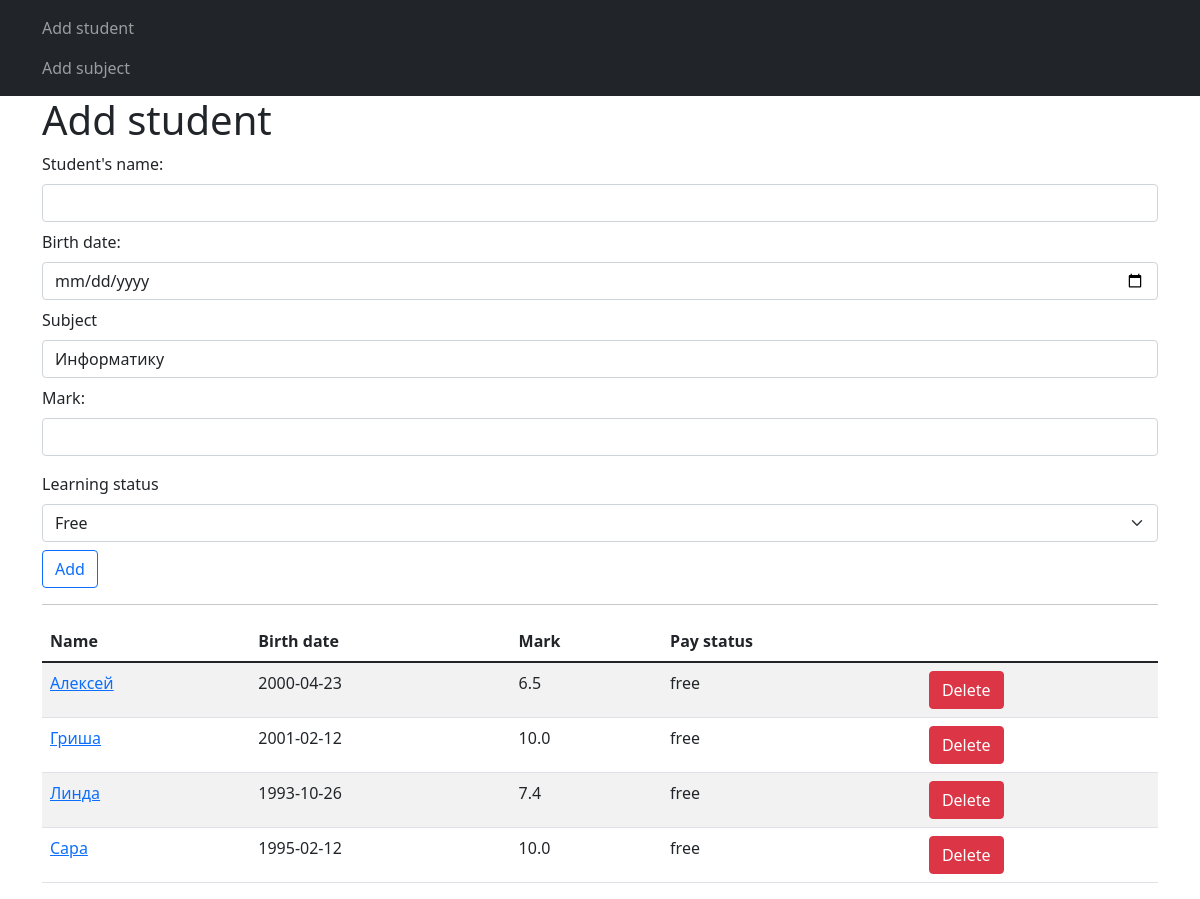
/add-student, run on an earlier commit of the app's database.
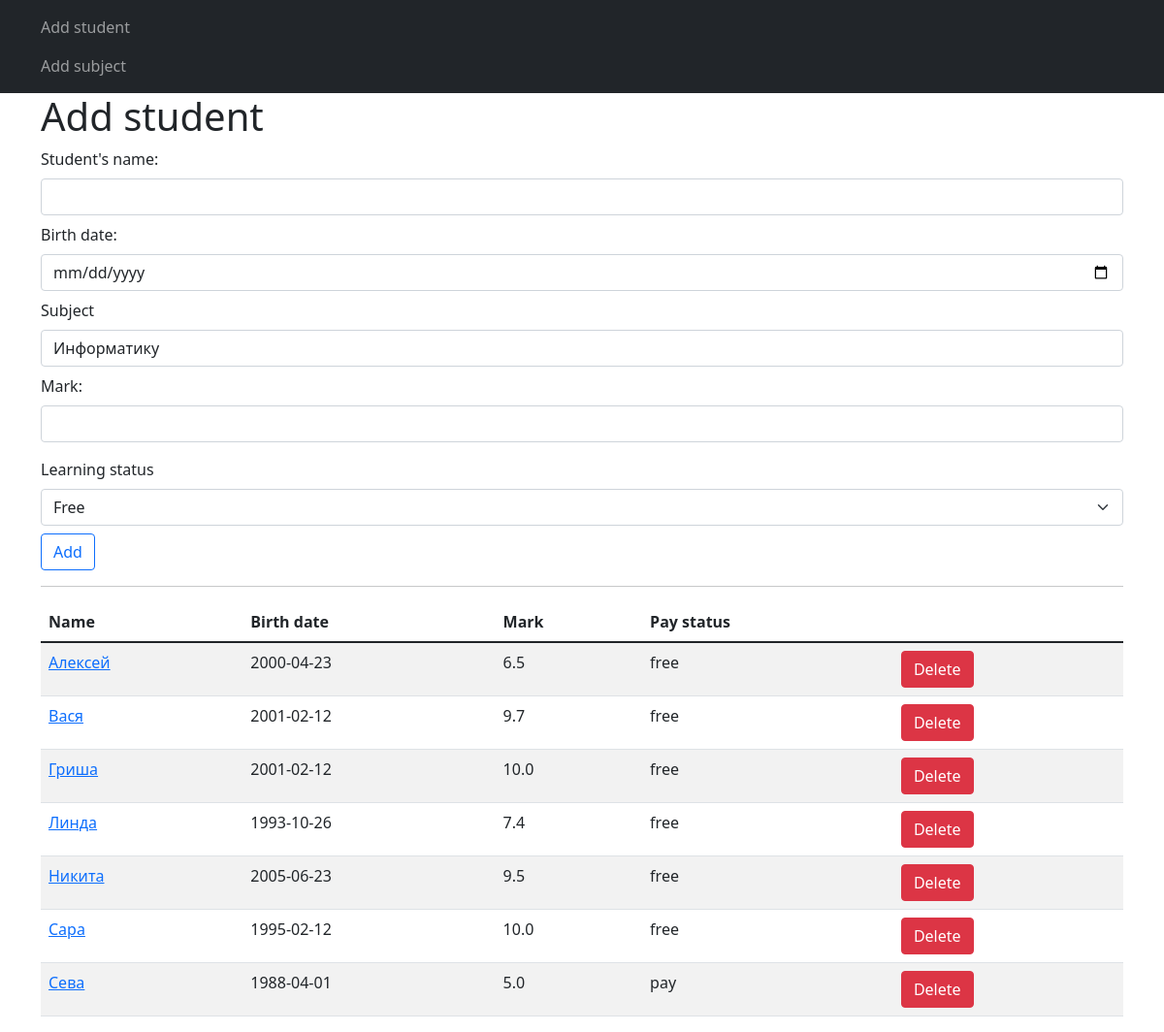
And on a later commit of the database.
### models.py (models this page shows)
class Students(db.Model):
    id = db.Column(db.Integer, primary_key=True)
    name = db.Column(db.String(120), nullable=False)
    birth_date = db.Column(db.Date, nullable=False, default=datetime.now())
    mark = db.Column(db.Float, nullable=False, default=3.2)
    subject_id = db.Column(db.Integer, db.ForeignKey('subjects.id'))
    status = db.Column(db.String(10), nullable=False, default='Paid')

### routes.py (the view, shortened to what this page needs)
@app.route('/add-student', methods=['GET', 'POST'])
def add_student():
    form = StudentForm()
    form.subject.choices = [(subject.id, subject.name) for subject in Subjects.query.order_by(Subjects.name).all()]
    students = Students.query.order_by(Students.name).all()
    return render_template('add_students.html', form=form, items=students)

### forms.py
class StudentForm(FlaskForm):
    name = StringField('Student\'s name: ',
                       validators=[DataRequired()])
    birth_date = DateField('Birth date: ',
                           validators=[DataRequired()])
    mark = FloatField('Mark: ')
    subject = SelectField('Subject', choices=[])
    status = SelectField('Learning status',
                         choices=[
                             ('free', 'Free'),
                             ('pay', 'Paid')
                         ])
    submit = SubmitField('Add')

### templates/add_students.html (shortened to what this page needs)
{% extends 'base.html' %}
{% block content %}
    <h1>Add student</h1>
    <form action="" method="post">
        <div class="mb-2">
            {{ form.name.label(class='form-label') }}
            {{ form.name(class='form-control') }}
        </div>
        <div class="mb-2">
            {{ form.birth_date.label(class='form-label') }}
            {{ form.birth_date(class='form-control')  }}
        </div>
        <div class="mb-2">
            {{ form.subject.label(class='form-label') }}
            {{ form.subject(class='form-control')  }}
        </div>
        <div class="mb-3">
            {{ form.mark.label(class='form-label') }}
            {{ form.mark(class='form-control')  }}
        </div>
        <div class="mb-2">
            {{ form.status.label(class='form-label') }}
            {{ form.status(class='form-select')  }}
        </div>
        <div class="mb-3">
            {{ form.submit(class='btn btn-outline-primary') }}
        </div>
    </form>
    <hr>
    {% if items|length > 1 %}
        <table class="table table-striped">
            <thead>
            <tr>
                <th>Name</th>
                <th>Birth date</th>
                <th>Mark</th>
                <th>Pay status</th>
            </tr>
            </thead>
        <tbody>
            {% for student in items %}
                <tr>
                    <td><a href="/update-student/{{ student.id }}">{{ student.name }}</a></td>
                    <td>{{ student.birth_date }}</td>
                    <td>{{ student.mark }}</td>
                    <td>{{ student.status }}</td>
                    <td><a href="/delete/{{ student.id }}" class="btn btn-danger">Delete</a></td>
                </tr>
            {% endfor %}
        </tbody>
        </table>
    {% endif %}
{% endblock %}

### templates/base.html (shortened to what this page needs)
<!DOCTYPE html>
<html lang="en">
<head>
    <link href="https://cdn.jsdelivr.net/npm/bootstrap@5.1.3/dist/css/bootstrap.min.css" rel="stylesheet">
</head>
<body>
<nav class="navbar navbar-dark bg-dark">
    <div class="container">
        <ul class="navbar-nav">
            <li class="nav-item">
                <a class="nav-link" href="{{ url_for('add_student') }}">Add student</a>
            </li>
            <li class="nav-item">
                <a class="nav-link" href="{{ url_for('add_subject') }}">Add subject</a>
            </li>
        </ul>
    </div>
</nav>
<div class="container">
    {% block content %}{% endblock %}
</div>
</body>
</html>

What changed in the data, as far as the page shows it:
added Students: name "Вася", birth_date "2001-02-12", mark "9.7", status "free"
added Students: name "Никита", birth_date "2005-06-23", mark "9.5", status "free"
added Students: name "Сева", birth_date "1988-04-01", mark "5.0", status "pay"
